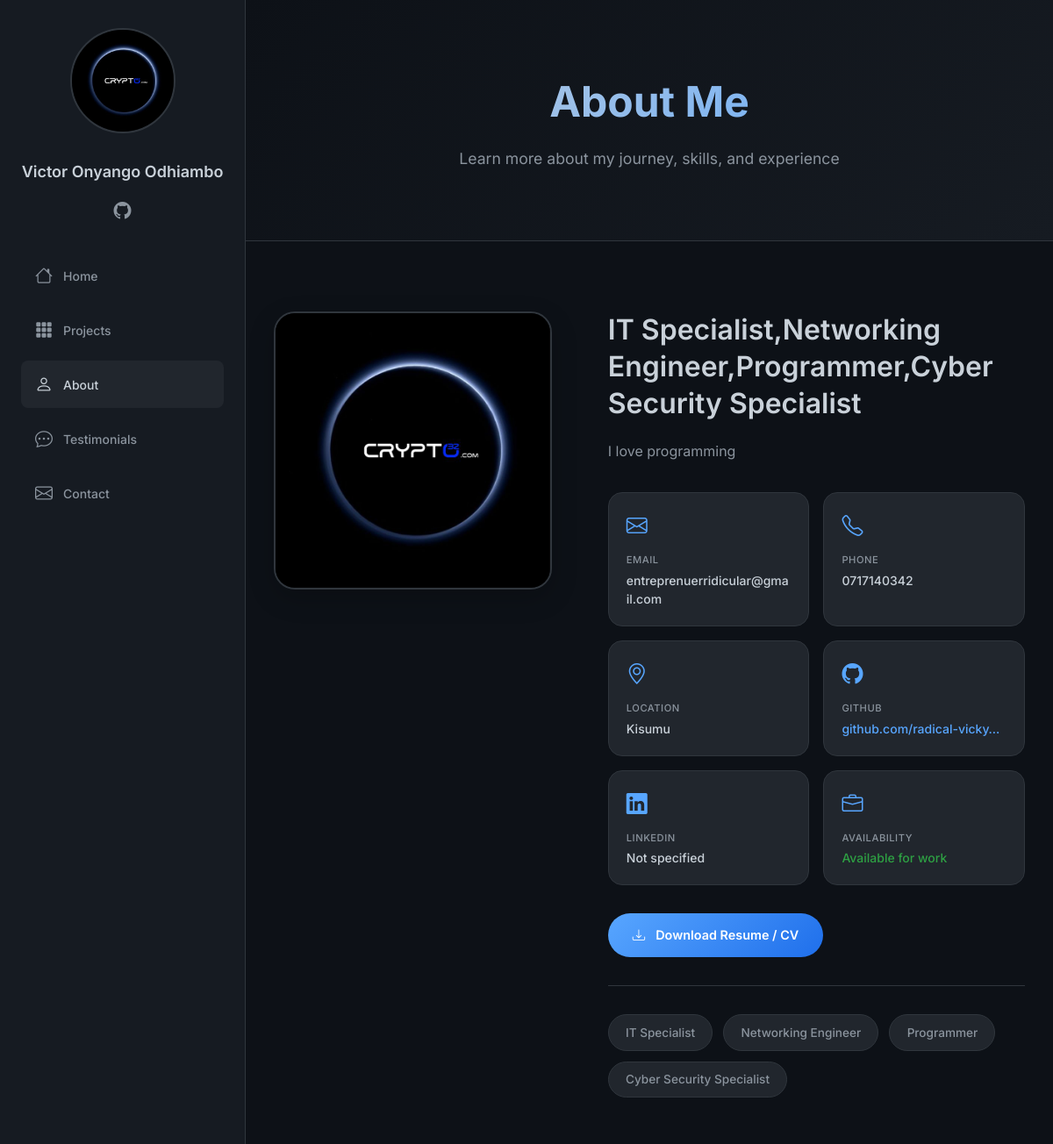
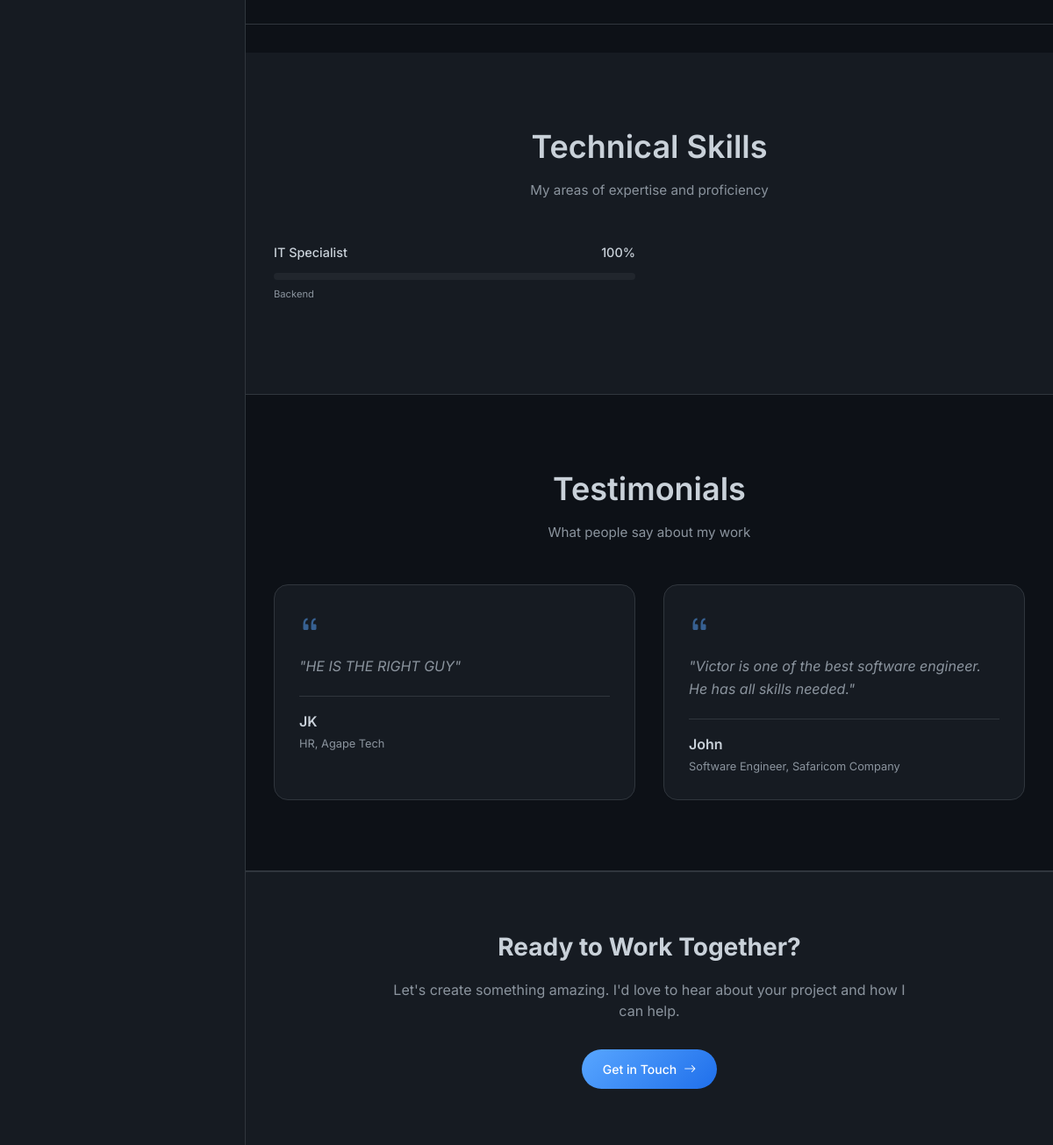
The page /about/ on the database its author committed (2 pictures, top to bottom).
### portfolio/models.py (models this page shows, shortened)
class About(models.Model):
    name = models.CharField(max_length=100, default="My Name")
    title = models.CharField(max_length=200, help_text="Your professional title")
    bio = models.TextField(help_text="Tell visitors about yourself")
    profile_image = models.ImageField(upload_to='profile/', blank=True, null=True)
    hero_background = models.ImageField(upload_to='hero/', blank=True, null=True, help_text="Background image for hero section")
    resume_file = models.FileField(upload_to='resume/', blank=True, null=True)
    email = models.EmailField()
    phone = models.CharField(max_length=20, blank=True)
    location = models.CharField(max_length=200, blank=True)
    github = models.URLField(blank=True)
    linkedin = models.URLField(blank=True)
    twitter = models.URLField(blank=True)
    updated_date = models.DateTimeField(auto_now=True)
    class Meta:
        verbose_name = 'About'
        verbose_name_plural = 'About'

class Skill(models.Model):
    name = models.CharField(max_length=100)
    proficiency = models.IntegerField(help_text='Percentage (0-100)')
    icon = models.CharField(max_length=50, blank=True, help_text='FontAwesome icon class (e.g., fab fa-python)')
    category = models.CharField(max_length=50, choices=[
        ('frontend', 'Frontend'),
        ('backend', 'Backend'),
        ('database', 'Database'),
        ('devops', 'DevOps'),
        ('other', 'Other')
    ], default='other')
    class Meta:
        ordering = ['name']
        verbose_name = 'Skill'
        verbose_name_plural = 'Skills'

class Testimonial(models.Model):
    name = models.CharField(max_length=100)
    position = models.CharField(max_length=100)
    company = models.CharField(max_length=100)
    testimonial = models.TextField()
    image = models.ImageField(upload_to='testimonials/', blank=True, null=True)
    created_date = models.DateTimeField(auto_now_add=True)
    is_approved = models.BooleanField(default=False)
    class Meta:
        ordering = ['-created_date']
        verbose_name = 'Testimonial'
        verbose_name_plural = 'Testimonials'

### portfolio/views.py (the view)
# urls.py: path('about/', views.about, name='about'),
def about(request):
    about_info = About.objects.first()
    skills = Skill.objects.all()
    testimonials = Testimonial.objects.filter(is_approved=True)
    context = {
        'about': about_info,
        'skills': skills,
        'testimonials': testimonials,
    }
    return render(request, 'portfolio/about.html', context)

### portfolio/context_processors.py (called while the page is built)
def about_context(request):
    return {
        'about': About.objects.first()
    }

### templates/portfolio/about.html (shortened to what this page needs)
{% extends 'portfolio/base.html' %}
{% load static %}
{% block content %}
<section class="about-header">
    <div class="container">
        <h1>About Me</h1>
        <p>Learn more about my journey, skills, and experience</p>
    </div>
</section>
<section class="about-content">
    <div class="container">
        <div class="about-grid">
            <div class="about-image animate-fade-up">
                {% if about and about.profile_image %}
                    <img src="{{ about.profile_image.url }}" alt="{{ about.name }}">
                {% else %}
                    <div class="about-image-placeholder">
                        <i class="bi bi-person-fill"></i>
                    </div>
                {% endif %}
            </div>
            <div class="about-text animate-fade-up delay-1">
                <h2>{% if about %}{{ about.title }}{% else %}IT Specialist & Developer{% endif %}</h2>
                <div class="about-bio">
                    {% if about %}
                        {{ about.bio|linebreaks }}
                    {% endif %}
                </div>
                <div class="info-grid">
                    <div class="info-card">
                        <i class="bi bi-envelope"></i>
                        <div class="info-label">Email</div>
                        <div class="info-value">{{ about.email|default:"Not specified" }}</div>
                    </div>
                    <div class="info-card">
                        <i class="bi bi-telephone"></i>
                        <div class="info-label">Phone</div>
                        <div class="info-value">{{ about.phone|default:"Not specified" }}</div>
                    </div>
                    <div class="info-card">
                        <i class="bi bi-geo-alt"></i>
                        <div class="info-label">Location</div>
                        <div class="info-value">{{ about.location|default:"Worldwide" }}</div>
                    </div>
                    <div class="info-card">
                        <i class="bi bi-github"></i>
                        <div class="info-label">GitHub</div>
                        <div class="info-value">
                            {% if about.github %}
                                <a href="{{ about.github }}" target="_blank" rel="noopener noreferrer">{{ about.github|cut:"https://"|cut:"http://"|truncatechars:25 }}</a>
                            {% else %}
                                Not specified
                            {% endif %}
                        </div>
                    </div>
                    <div class="info-card">
                        <i class="bi bi-linkedin"></i>
                        <div class="info-label">LinkedIn</div>
                        <div class="info-value">
                            {% if about.linkedin %}
                                <a href="{{ about.linkedin }}" target="_blank" rel="noopener noreferrer">Connect with me</a>
                            {% else %}
                                Not specified
                            {% endif %}
                        </div>
                    </div>
                    <div class="info-card">
                        <i class="bi bi-briefcase"></i>
                        <div class="info-label">Availability</div>
                        <div class="info-value" style="color: var(--accent-green);">Available for work</div>
                    </div>
                </div>
                {% if about and about.resume_file %}
                <div class="resume-section">
                    <a href="{{ about.resume_file.url }}" class="resume-btn" download>
                        <i class="bi bi-download"></i> Download Resume / CV
                    </a>
                </div>
                {% endif %}
                <div class="about-tags">
                    <span class="tag">IT Specialist</span>
                    <span class="tag">Networking Engineer</span>
                    <span class="tag">Programmer</span>
                    <span class="tag">Cyber Security Specialist</span>
                </div>
            </div>
        </div>
    </div>
</section>
{% if skills %}
<section class="skills-section">
    <div class="container">
        <div class="section-title">
            <h2>Technical Skills</h2>
            <p>My areas of expertise and proficiency</p>
        </div>
        <div class="skills-grid">
            {% for skill in skills %}
            <div class="skill-item">
                <div class="skill-header">
                    <span>{{ skill.name }}</span>
                    <span>{{ skill.proficiency }}%</span>
                </div>
                <div class="progress-bar">
                </div>
                <span class="skill-category">{{ skill.category|title }}</span>
            </div>
            {% endfor %}
        </div>
    </div>
</section>
{% endif %}
{% if testimonials %}
<section class="testimonials-section">
    <div class="container">
        <div class="section-title">
            <h2>Testimonials</h2>
            <p>What people say about my work</p>
        </div>
        <div class="testimonials-grid">
            {% for testimonial in testimonials|slice:":3" %}
            <div class="testimonial-card">
                <i class="bi bi-quote" style="color: var(--accent); font-size: 1.5rem; opacity: 0.5; margin-bottom: 1rem; display: block;"></i>
                <p class="testimonial-text">"{{ testimonial.testimonial }}"</p>
                <div class="testimonial-author">
                    <h4>{{ testimonial.name }}</h4>
                    <p>{{ testimonial.position }}{% if testimonial.company %}, {{ testimonial.company }}{% endif %}</p>
                </div>
            </div>
            {% endfor %}
        </div>
    </div>
</section>
{% endif %}
<section class="cta-section">
    <div class="container">
        <h2>Ready to Work Together?</h2>
        <p>Let's create something amazing. I'd love to hear about your project and how I can help.</p>
        <a href="{% url 'contact' %}" class="btn btn-primary">
            Get in Touch <i class="bi bi-arrow-right"></i>
        </a>
    </div>
</section>
{% endblock %}

### templates/portfolio/base.html (shortened to what this page needs)
<!DOCTYPE html>
<html lang="en">
<head>
    <link rel="stylesheet" href="https://cdn.jsdelivr.net/npm/bootstrap-icons@1.11.3/font/bootstrap-icons.min.css">
</head>
<body>
    <div class="wrapper">
        <aside class="sidebar" id="sidebar">
            <div class="profile-img">
                {% if about and about.profile_image %}
                    <img src="{{ about.profile_image.url }}" alt="{{ about.name }}">
                {% else %}
                    <div class="profile-placeholder">
                        {% if about %}{{ about.name|slice:":1" }}{% else %}P{% endif %}
                    </div>
                {% endif %}
            </div>
            <h1 class="sitename">{% if about %}{{ about.name }}{% else %}Portfolio{% endif %}</h1>
            <div class="social-links">
                {% if about and about.github %}
                <a href="{{ about.github }}" target="_blank" rel="noopener noreferrer"><i class="bi bi-github"></i></a>
                {% endif %}
            </div>
   <nav class="navmenu">
    <ul>
        <li><a href="{% url 'home' %}"><i class="bi bi-house"></i> Home</a></li>
        <li><a href="{% url 'projects' %}"><i class="bi bi-grid-3x3-gap-fill"></i> Projects</a></li>
        <li><a href="{% url 'about' %}"><i class="bi bi-person"></i> About</a></li>
        <li><a href="{% url 'testimonials' %}"><i class="bi bi-chat-dots"></i> Testimonials</a></li>
        <li><a href="{% url 'contact' %}"><i class="bi bi-envelope"></i> Contact</a></li>
    </ul>
</nav>
        </aside>
        <main class="main-content" id="mainContent">
            {% block content %}{% endblock %}
        </main>
    </div>
</body>
</html>

### templates/portfolio/base.html (style rules this page uses)
* { margin: 0; padding: 0; box-sizing: border-box; }
body { font-family: 'Inter', -apple-system, BlinkMacSystemFont, 'Segoe UI', sans-serif; background: #0d1117; color: #c9d1d9; line-height: 1.5; overflow-x: hidden; }
:root { --bg-primary: #0d1117; --bg-secondary: #161b22; --bg-tertiary: #21262d; --border-color: #30363d; --text-primary: #c9d1d9; --text-secondary: #8b949e; --text-muted: #6e7681; --accent: #58a6ff; --accent-hover: #1f6feb; --accent-green: #2ea043; --accent-red: #f85149; --success: #2ea043; --danger: #f85149; --warning: #d29922; }
.wrapper { display: flex; min-height: 100vh; position: relative; }
.sidebar { width: 280px; position: fixed; left: 0; top: 0; bottom: 0; background: var(--bg-secondary); border-right: 1px solid var(--border-color); padding: 2rem 1.5rem; overflow-y: auto; transition: transform 0.3s ease; z-index: 1000; }
.profile-img { text-align: center; margin-bottom: 1.5rem; }
.profile-img img { width: 120px; height: 120px; border-radius: 50%; object-fit: cover; border: 2px solid var(--border-color); transition: transform 0.3s ease; }
.sitename { text-align: center; font-size: 1.125rem; font-weight: 600; margin-bottom: 1rem; color: var(--text-primary); word-break: break-word; }
.social-links { display: flex; justify-content: center; gap: 1rem; margin-bottom: 2rem; flex-wrap: wrap; }
.social-links a { color: var(--text-secondary); font-size: 1.25rem; transition: all 0.3s ease; }
.navmenu ul { list-style: none; }
.navmenu li { margin-bottom: 0.5rem; }
.navmenu a { display: flex; align-items: center; gap: 0.75rem; padding: 0.75rem 1rem; color: var(--text-secondary); text-decoration: none; border-radius: 0.5rem; transition: all 0.3s ease; font-size: 0.875rem; font-weight: 500; }
.navmenu a i { font-size: 1.25rem; }
.navmenu a:hover, .navmenu a.active { background: var(--bg-tertiary); color: var(--text-primary); }
.main-content { flex: 1; margin-left: 280px; min-height: 100vh; transition: margin-left 0.3s ease; width: 100%; }
.container { max-width: 1200px; margin: 0 auto; padding: 0 2rem; width: 100%; }
section { padding: 5rem 0; border-bottom: 1px solid var(--border-color); }
section:last-child { border-bottom: none; }
.section-title { margin-bottom: 3rem; text-align: center; }
.section-title h2 { font-size: clamp(1.75rem, 4vw, 2.25rem); font-weight: 600; margin-bottom: 0.75rem; color: var(--text-primary); }
.section-title p { color: var(--text-secondary); font-size: 0.95rem; max-width: 600px; margin: 0 auto; }
.btn { display: inline-flex; align-items: center; gap: 0.5rem; padding: 0.75rem 1.5rem; border-radius: 2rem; font-weight: 500; font-size: 0.875rem; text-decoration: none; transition: all 0.3s ease; cursor: pointer; }
.btn-primary { background: linear-gradient(135deg, var(--accent), var(--accent-hover)); color: white; }
.profile-img img, .about-img img, .author-avatar img, .testimonial-card .author-avatar img, .about-image img { cursor: pointer; transition: all 0.3s ease; }

### rows shown on the page
About: profile_image (picture), name "Victor Onyango Odhiambo", title "IT Specialist,Networking Engineer,Programmer,Cyber Security Specialist", bio "I love programming", email "entreprenuerridicular@gmail.com", phone "0717140342", location "Kisumu", github "github.com/radical-vicky…"
Skill: name "IT Specialist", proficiency "100", category "Backend"
Testimonial: testimonial "HE IS THE RIGHT GUY", name "JK", position "HR", company "Agape Tech"
Testimonial: testimonial "Victor is one of the best software engineer. He has all skills needed.", name "John", position "Software Engineer", company "Safaricom Company"
